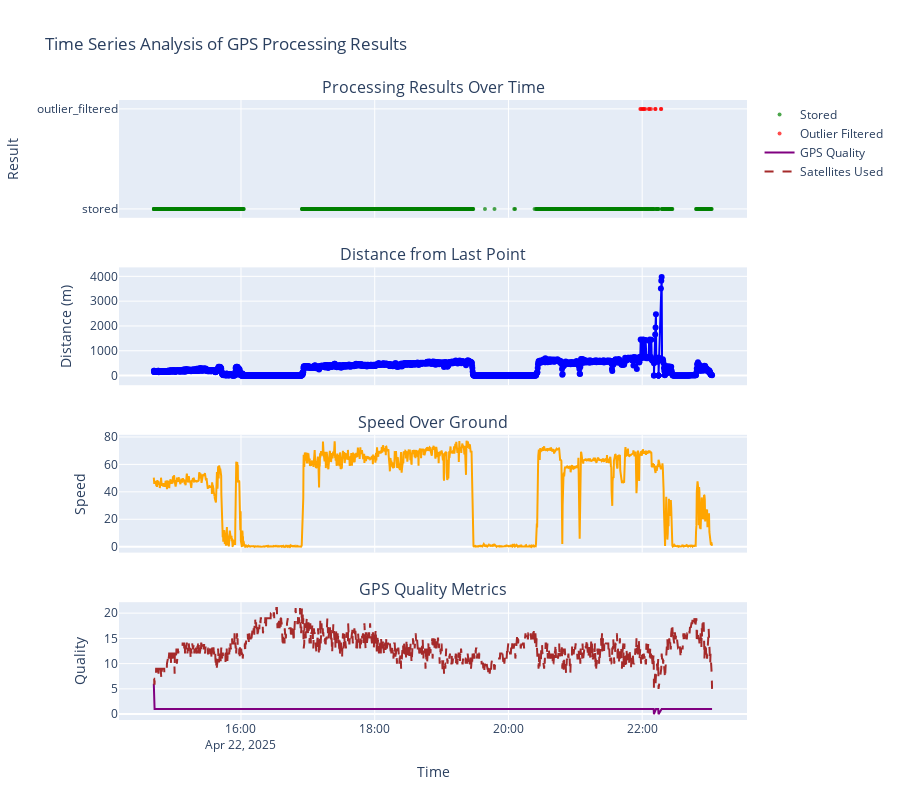

The notebook cell this image was saved under:
### Code cell
# Time series analysis
fig = make_subplots(
    rows=4, cols=1,
    shared_xaxes=True,
    subplot_titles=['Processing Results Over Time', 'Distance from Last Point', 
                   'Speed Over Ground', 'GPS Quality Metrics'],
    vertical_spacing=0.08
)

# Processing results over time
colors = {'stored': 'green', 'outlier_filtered': 'red'}
for result, color in colors.items():
    mask = df['processing_result'] == result
    fig.add_trace(
        go.Scatter(
            x=df[mask]['time'],
            y=[result] * sum(mask),
            mode='markers',
            marker=dict(color=color, size=4, opacity=0.7),
            name=result.title().replace('_', ' '),
            showlegend=True
        ),
        row=1, col=1
    )

# Distance from last point
valid_distances = df.dropna(subset=['distance_from_last'])
fig.add_trace(
    go.Scatter(
        x=valid_distances['time'],
        y=valid_distances['distance_from_last'],
        mode='lines+markers',
        name='Distance from Last',
        line=dict(color='blue'),
        showlegend=False
    ),
    row=2, col=1
)

# Speed over ground
fig.add_trace(
    go.Scatter(
        x=df['time'],
        y=df['sog'],
        mode='lines',
        name='Speed Over Ground',
        line=dict(color='orange'),
        showlegend=False
    ),
    row=3, col=1
)

# GPS Quality and satellites
fig.add_trace(
    go.Scatter(
        x=df['time'],
        y=df['quality'],
        mode='lines',
        name='GPS Quality',
        line=dict(color='purple'),
        yaxis='y4'
    ),
    row=4, col=1
)

# Add secondary y-axis for satellites
fig.add_trace(
    go.Scatter(
        x=df['time'],
        y=df['satellites_used'],
        mode='lines',
        name='Satellites Used',
        line=dict(color='brown', dash='dash'),
        yaxis='y5'
    ),
    row=4, col=1
)

# Update layout
fig.update_layout(
    height=800,
    title='Time Series Analysis of GPS Processing Results',
    xaxis4_title='Time'
)

# Update y-axis labels
fig.update_yaxes(title_text="Result", row=1, col=1)
fig.update_yaxes(title_text="Distance (m)", row=2, col=1)
fig.update_yaxes(title_text="Speed", row=3, col=1)
fig.update_yaxes(title_text="Quality", row=4, col=1)

fig.show()

### Figure 1 — Plotly figure (JSON) as saved in the notebook; plotly's stock layout.template omitted (floating-point values rounded to 4 significant figures; data arrays with more than 128 entries replaced by an {"elided": "..."} marker saying what was removed)
{"data": [{"marker": {"color": "green", "opacity": 0.7, "size": 4}, "mode": "markers", "name": "Stored", "showlegend": true, "type": "scatter", "x": {"elided": "1705 str values"}, "xaxis": "x", "y": {"elided": "1705 str values"}, "yaxis": "y"}, {"marker": {"color": "red", "opacity": 0.7, "size": 4}, "mode": "markers", "name": "Outlier Filtered", "showlegend": true, "type": "scatter", "x": ["2025-04-22T21:58:18.000000000", "2025-04-22T21:58:59.000000000", "2025-04-22T22:00:21.000000000", "2025-04-22T22:01:02.000000000", "2025-04-22T22:01:43.000000000", "2025-04-22T22:02:45.000000000", "2025-04-22T22:05:50.000000000", "2025-04-22T22:06:31.000000000", "2025-04-22T22:07:53.000000000", "2025-04-22T22:11:39.000000000", "2025-04-22T22:11:59.000000000", "2025-04-22T22:16:47.000000000", "2025-04-22T22:17:07.000000000"], "xaxis": "x", "y": ["outlier_filtered", "outlier_filtered", "outlier_filtered", "outlier_filtered", "outlier_filtered", "outlier_filtered", "outlier_filtered", "outlier_filtered", "outlier_filtered", "outlier_filtered", "outlier_filtered", "outlier_filtered", "outlier_filtered"], "yaxis": "y"}, {"line": {"color": "blue"}, "mode": "lines+markers", "name": "Distance from Last", "showlegend": false, "type": "scatter", "x": {"elided": "2328 str values"}, "xaxis": "x2", "y": {"elided": "2328 float values"}, "yaxis": "y2"}, {"line": {"color": "orange"}, "mode": "lines", "name": "Speed Over Ground", "showlegend": false, "type": "scatter", "x": {"elided": "2329 str values"}, "xaxis": "x3", "y": {"elided": "2329 float values"}, "yaxis": "y3"}, {"line": {"color": "purple"}, "mode": "lines", "name": "GPS Quality", "type": "scatter", "x": {"elided": "2329 str values"}, "xaxis": "x4", "y": {"elided": "2329 int values"}, "yaxis": "y4"}, {"line": {"color": "brown", "dash": "dash"}, "mode": "lines", "name": "Satellites Used", "type": "scatter", "x": {"elided": "2329 str values"}, "xaxis": "x4", "y": {"elided": "2329 int values"}, "yaxis": "y4"}], "layout": {"annotations": [{"font": {"size": 16}, "showarrow": false, "text": "Processing Results Over Time", "x": 0.5, "xanchor": "center", "xref": "paper", "y": 1, "yanchor": "bottom", "yref": "paper"}, {"font": {"size": 16}, "showarrow": false, "text": "Distance from Last Point", "x": 0.5, "xanchor": "center", "xref": "paper", "y": 0.73, "yanchor": "bottom", "yref": "paper"}, {"font": {"size": 16}, "showarrow": false, "text": "Speed Over Ground", "x": 0.5, "xanchor": "center", "xref": "paper", "y": 0.46, "yanchor": "bottom", "yref": "paper"}, {"font": {"size": 16}, "showarrow": false, "text": "GPS Quality Metrics", "x": 0.5, "xanchor": "center", "xref": "paper", "y": 0.19, "yanchor": "bottom", "yref": "paper"}], "height": 800, "title": {"text": "Time Series Analysis of GPS Processing Results"}, "xaxis": {"anchor": "y", "domain": [0, 1], "matches": "x4", "showticklabels": false}, "xaxis2": {"anchor": "y2", "domain": [0, 1], "matches": "x4", "showticklabels": false}, "xaxis3": {"anchor": "y3", "domain": [0, 1], "matches": "x4", "showticklabels": false}, "xaxis4": {"anchor": "y4", "domain": [0, 1], "title": {"text": "Time"}}, "yaxis": {"anchor": "x", "domain": [0.81, 1], "title": {"text": "Result"}}, "yaxis2": {"anchor": "x2", "domain": [0.54, 0.73], "title": {"text": "Distance (m)"}}, "yaxis3": {"anchor": "x3", "domain": [0.27, 0.46], "title": {"text": "Speed"}}, "yaxis4": {"anchor": "x4", "domain": [0, 0.19], "title": {"text": "Quality"}}}}
